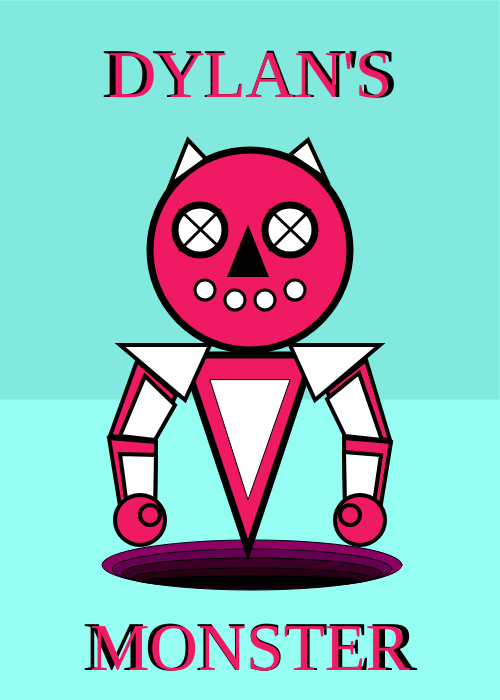
Frame 1 (no input)
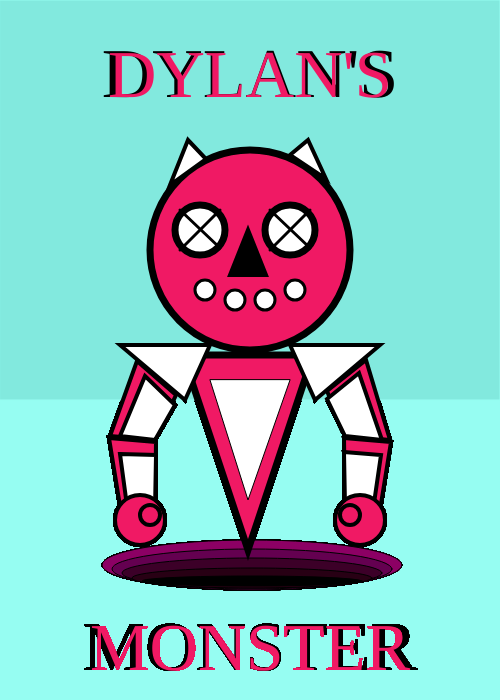
Frame 60 (no input)
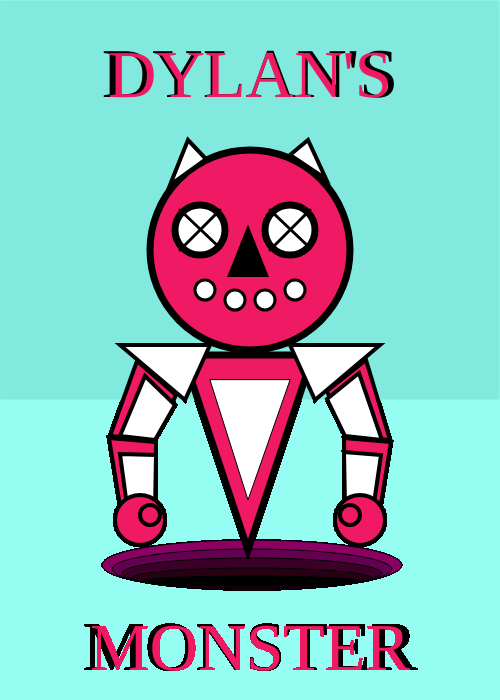
Frame 120 (the mouse pressed at the canvas centre since frame 60)

The p5.js sketch that drew these frames (run headless with seeded random() and noise() and a simulated clock; from frame 60 on, the mouse is pressed at the canvas centre):

// p5.js sketch
// ── sketch.js
function setup() {
  createCanvas(500, 700);
  background(150, 253, 242);

}

function draw() {
  push();
  stroke(150, 253, 242);
  fill(130, 233, 222);
  quad(0,0,500,0,500,400,0,400);
  pop();

  push();
  fill(240,25,100);
  stroke(0, 0, 0);
  strokeWeight(7);
  ellipse(250, 250, 200, 200);
  // eyes
  fill(255, 255, 255);
  stroke(0, 0, 0);
  ellipse(200, 230, 50, 50);

  fill(255, 255, 255);
  stroke(0, 0, 0);
  ellipse(290, 230, 50, 50);
  pop();
  // mouth
  push();
  translate(5, 60);
  stroke(0, 0, 0);
  strokeWeight(3);
  ellipse(290, 230, 20, 20);
  ellipse(260, 240, 20, 20);
  ellipse(230, 240, 20, 20);
  ellipse(200, 230, 20, 20);
  pop();
  // nose
  push();
  translate(190,190);
  fill(0,0,0);
  strokeCap(0, 0, 0);
  strokeWeight(4);
  triangle(40, 85, 58, 40, 76, 85);
  pop();
  // horns
  push();
  translate(130,100);
  strokeCap(0, 0, 0);
  strokeWeight(4);
  triangle(40, 85, 58, 40, 76, 59);
  pop();

  push();
  translate(250,100);
  strokeCap(0, 0, 0);
  strokeWeight(4);
  triangle(40, 55, 58, 40, 76, 79);
  pop();
  // eye X
  push();
  strokeWeight(3);
  translate(160, 170);
  line(20, 40, 60, 78);
  pop();

  push();
  strokeWeight(3);
  translate(160, 170);
  line(20, 80, 60, 40);
  pop();

  push();
  strokeWeight(3);
  translate(250, 170);
  line(20, 40, 60, 78);
  pop();

  push();
  strokeWeight(3);
  translate(250, 170);
  line(20, 80, 60, 40);
  pop();
  // portal
  push();
  translate(4,-10);

  push();
  fill(140, 0, 100);
  ellipse(248,575,300,50);
  pop();

  push();
  translate(0,4);
  fill(100, 0, 80);
  ellipse(248,575,280,40);
  pop();

  push();
  translate(0,8);
  fill(60, 0, 40);
  ellipse(248,575,260,30);
  pop();

  push();
  translate(0,13);
  fill(40, 0,20);
  ellipse(248,575,240,20);
  pop();

  push();
  translate(0,16);
  fill(0, 0,0);
  ellipse(248,575,220,10);
  pop();

  pop();

  // body
  push();
  translate(183, 270);
  fill(240,25,100);
  stroke(0, 0, 0);
  strokeWeight(7);
  triangle(0, 85, 65, 280, 130, 85);
  pop();

  // shoulder
  push();
  translate(120, 260);
  stroke(0, 0, 0);
  strokeWeight(4);
  triangle(0, 85, 65, 140, 90, 85);
  pop();

  push();
  translate(290, 260);
  stroke(0, 0, 0);
  strokeWeight(4);
  triangle(0, 85, 25, 140, 90, 85);
  pop();

  // arms
  push();
  translate(90,360);
  stroke(0, 0, 0);
  strokeWeight(4);
  fill(240,25,100);
  quad(47, 1, 86, 35, 65, 80, 20, 76);
  pop();

  push();
  translate(90,360);
  stroke(0, 0, 0);
  strokeWeight(4);
  fill(255,255,255);
  quad(55, 16, 85, 45, 65, 80, 30, 76);
  pop();

  push();
  translate(290,360);
  stroke(0, 0, 0);
  strokeWeight(4);
  fill(240,25,100);
  quad(37, 31, 76, 0, 100, 80, 55, 76);
  pop();

  push();
  translate(290,360);
  stroke(0, 0, 0);
  strokeWeight(4);
  fill(255,255,255);
  quad(37, 39, 69, 13, 92, 80, 55, 76);
  pop();

  push();
  translate(90,430);
  stroke(0, 0, 0);
  strokeWeight(4);
  fill(240,25,100);
  quad(19, 8, 66, 12, 65, 80, 30, 76);
  pop();

  push();
  translate(90,430);
  stroke(0, 0, 0);
  strokeWeight(4);
  fill(255,255,255);
  quad(30, 24, 66, 25, 65, 80, 37, 76);
  pop();

  push();
  translate(325,430);
  stroke(0, 0, 0);
  strokeWeight(4);
  fill(240,25,100);
  quad(19, 8, 66, 12, 55, 80, 20, 76);
  pop();

  push();
  translate(325,430);
  stroke(0, 0, 0);
  strokeWeight(4);
  fill(255,255,255);
  quad(19, 22, 56, 25, 48, 80, 20, 76);
  pop();

  // hands
    // left
  push();
  stroke(0, 0, 0);
  strokeWeight(4);
  fill(240,25,100);
  ellipse(140,520,50,50);
  pop();

  push();
  stroke(0, 0, 0);
  strokeWeight(4);
  fill(240,25,100);
  ellipse(150,515,20,20);
  pop();
    // right
  push();
  stroke(0, 0, 0);
  strokeWeight(4);
  fill(240,25,100);
  ellipse(360,520,50,50);
  pop();

  push();
  stroke(0, 0, 0);
  strokeWeight(4);
  fill(240,25,100);
  ellipse(350,515,20,20);
  pop();
  // text
  push();
  textAlign(CENTER);
  textSize(70);
  textFont("BlowBrush");
  text("DYLAN'S", 250, 97);
  pop();

  push();
  textAlign(CENTER);
  textSize(67);
  fill(240,25,100);
  textFont("BlowBrush");
  text("DYLAN'S", 250, 97);
  pop();

  push();
  textAlign(CENTER);
  textSize(70);
  textFont("BlowBrush");
  text("MONSTER", 250, 670);
  pop();

  push();
  textAlign(CENTER);
  textSize(67);
  fill(240,25,100);
  textFont("BlowBrush");
  text("MONSTER", 250, 670);
  pop();

  push();
  fill(255, 255, 255);
  triangle(210,380,248,500,290,380);
  pop();
}
